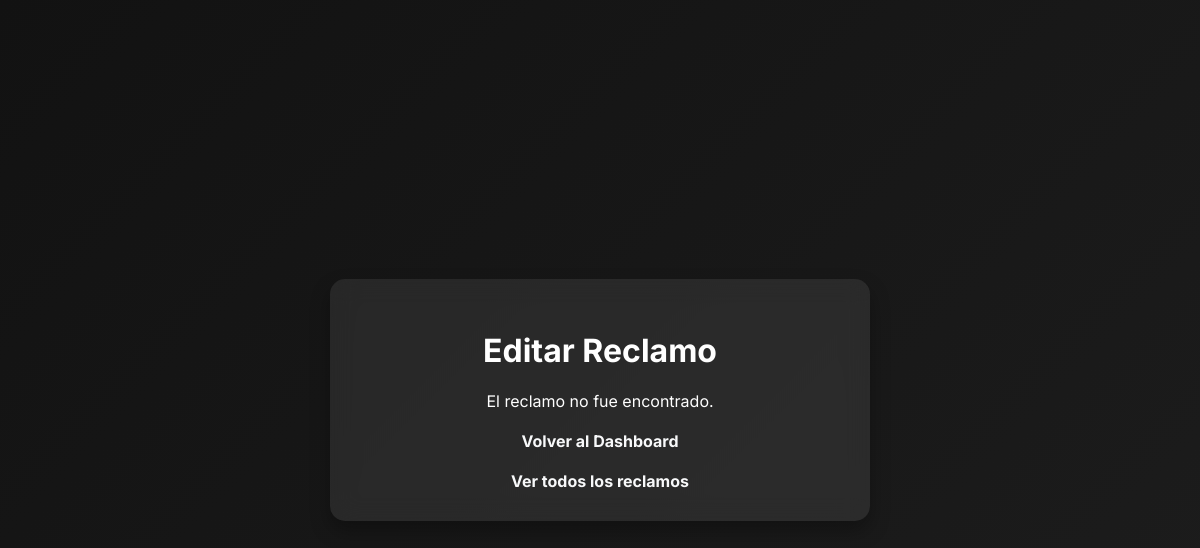
The page /edit?id=10 (signed in) on the database as committed earlier.
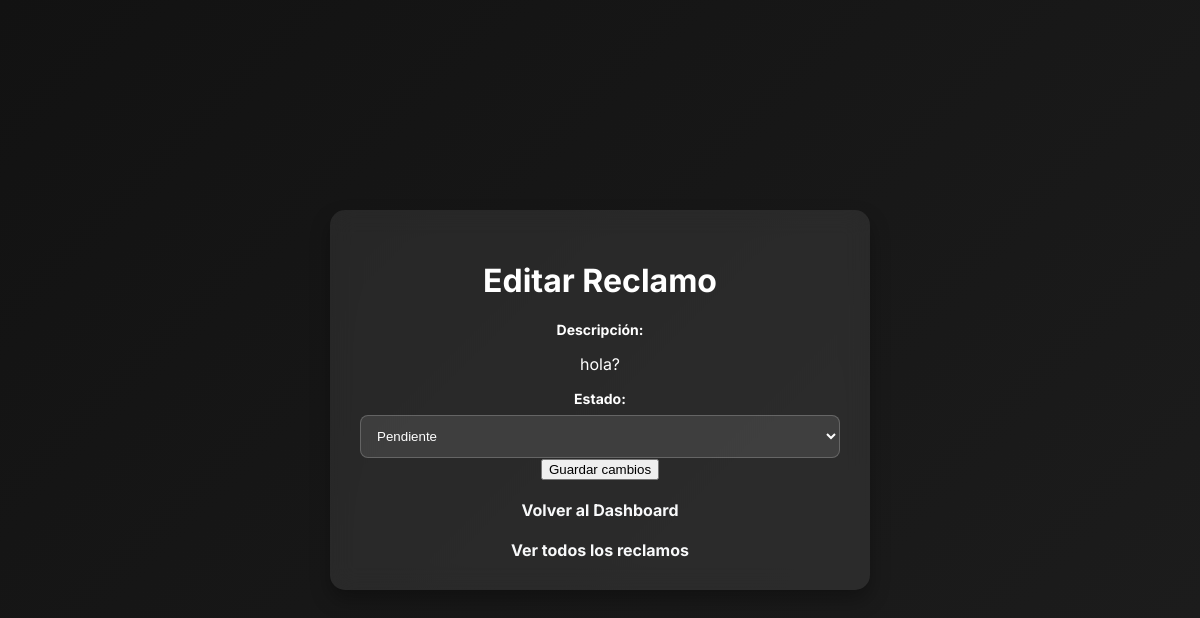
The same page on the database as committed later.
### modules/modelos.py (models this page shows, shortened)
class ModeloReclamo(Base):
    __tablename__= 'reclamos'
    id= Column(Integer, primary_key=True)
    descripcion= Column(String(1000), nullable=False)
    estado= Column(String(50), default="pendiente") #El estado. Puede ser Pendiente, o Resuelto
    departamento= Column(String(100), nullable=False)
    fecha_creacion= Column(DateTime, default=datetime.utcnow)
    fecha_resolucion= Column(DateTime, nullable=True)
    id_usuario= Column(Integer, ForeignKey('usuarios.id')) #Reclamo ligado a usuario
    foto = Column(String(255), nullable=True)

### server.py (the view, shortened to what this page needs)
@app.route("/edit", methods=['GET', 'POST'])
@login_required
def editar_reclamo():
    id_reclamo = request.args.get('id')
    reclamo = gestor_reclamos.obtener_reclamo(id_reclamo)
    return render_template("editar_reclamo.html", reclamo=reclamo)

### modules/dominio.py (called while the page is built)
    @property
    def descripcion(self):
        return self.__descripcion

    @property
    def estado(self):
        return self.__estado

    @id.setter
    def id(self, p_id):
        if p_id is not None and not isinstance(p_id, int):
            raise ValueError("El id debe ser un número entero")
        self.__id=p_id

    @descripcion.setter
    def descripcion(self, p_descripcion):
        if not isinstance(p_descripcion, str) or p_descripcion.strip() == "":
            raise ValueError("La descripcion no puede estar vacía")
        self.__descripcion= p_descripcion.strip()

    @estado.setter
    def estado(self, p_estado):
        if p_estado not in ["pendiente", "resuelto", "en proceso","inválido"]:
            raise ValueError("El estado debe ser 'pendiente', 'resuelto', 'en proceso' o 'invalido'")
        self.__estado=p_estado

    @id_usuario.setter
    def id_usuario(self, p_id_usuario):
        if  p_id_usuario is not None and not isinstance(p_id_usuario, int):
            raise ValueError("El ID de usuario debe ser un número entero")
        self.__id_usuario=p_id_usuario

    @foto.setter
    def foto(self, p_foto):
        self.__foto=p_foto

### templates/editar_reclamo.html (shortened to what this page needs)
<!DOCTYPE html>
<html lang="es">
<head>
    <link rel="stylesheet" type="text/css" href="{{ url_for('static', filename='style.css') }}">
</head>
<body>
    <div class="container">
        <h1>Editar Reclamo</h1>
        {% if reclamo %}
            <form method="POST">
                <label for="descripcion">Descripción:</label>
                <p class="descripcion">{{ reclamo.descripcion }}</p>
                <label for="estado">Estado:</label>
                <select name="estado" class="form-control" id="estadoSelect">
                    <option value="pendiente" {% if reclamo.estado == "pendiente" %}selected{% endif %}>Pendiente</option>
                </select>
                <button type="submit" class="btn-save">Guardar cambios</button>
            </form>
        {% else %}
            <p class="error">El reclamo no fue encontrado.</p>
        {% endif %}
        <div class="button-container">
            <a href="{{ url_for('dashboard') }}" class="btn-back">Volver al Dashboard</a>
            <a href="{{ url_for('listar_reclamos') }}" class="btn-secondary">Ver todos los reclamos</a>
        </div>
    </div>
</body>
</html>

Rows that differ between the two databases and show on the page:
added ModeloReclamo: descripcion "hola?", estado "Pendiente"
Other text that changed with them:
text no longer shown: "El reclamo no fue encontrado."
text now shown: "Descripción: Estado: Guardar cambios"
